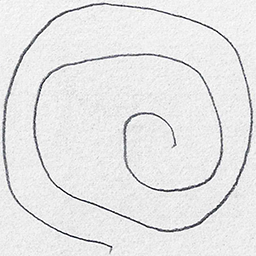
#> input picture Healthy/Healthy1021.png, 256 x 256 px, given as the content of the folder Entrenamiento, which was not available
$ jupyter execute TP2_Parte1.ipynb
#> lines starting #> are read from the running program, lines starting #| are printed output that depends on the picture; pictures that were not available may be replaced by others from this repository, and a replacement may not be noted
[cell 1]
from PIL import Image
from pathlib import Path
import numpy as np
import os
import matplotlib.pyplot as plt
import seaborn as sns
import time

[cell 2]
def vectorizar_imagen(ruta, size):
    img = Image.open(ruta)
    img = img.convert("RGB").resize((size, size)) # convierte la imagen a RGB y redimensiona la imagen
    img = np.array(img) # convierte a array

    r = img[:, :, 0] # matriz r
    g = img[:, :, 1] # matriz g
    b = img[:, :, 2] # matriz b
    gray = 0.299*r + 0.587*g + 0.114*b # forma estándar NTSC para pasar RGB a escala de grises

    vector = gray.flatten() # aplanamos a un vector

    return vector

[cell 3]
def inicializar_variables(carpeta_imagenes, size):
    X = [] # guardamos los vectores columna de las imagenes
    y = [] # guardamos las etiquetas reales: 0 si es Healthy y 1 si es Parkinson

    for archivo in os.listdir(carpeta_imagenes):
        if archivo.lower().endswith(('.png', '.jpg', '.jpeg')):
            # si tiene parkison, el diagnóstico es positivo (1), sino es negativo (0)
            if archivo.startswith("Healthy"):
                y.append(0)
            elif archivo.startswith("Parkinson"):
                y.append(1)

            # vectorizamos la img en escala de grises
            ruta = os.path.join(carpeta_imagenes, archivo)
            vector_img = vectorizar_imagen(ruta, size)
            X.append(vector_img)

    X = np.array(X) # ahora es una matriz
    y = np.array(y) # ahora es un vector

    return X, y

[cell 4]
X_train, y_train = inicializar_variables("Entrenamiento", size=128)
#> in vectorizar_imagen, img is the input picture: PIL image 256x256 RGB; mean R, G, B 229.7, 229.7, 230.1
#> in vectorizar_imagen, `img = img.convert("RGB").resize((size, size))`:
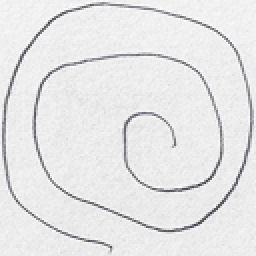
#> img: PIL image 128x128 RGB (shown 2 times larger); mean R, G, B 229.7, 229.7, 230.1
#> in vectorizar_imagen, `vector = gray.flatten()`: vector = 16384 values, max 254 at index 575, min 60.85 at index 11875, mean 229.8
#> in inicializar_variables, `vector_img = vectorizar_imagen(ruta, size)`: vector_img has the same summary as vector in vectorizar_imagen
#> y_train = [0]
X_test, y_test = inicializar_variables("Testing", size=128)
#> y_test = [0]
print("Primeros valores de X_train[0]:", X_train[0][:10])
#| Primeros valores de X_train[0]: [243. 243. 247. 239. 238. 241. 241. 242. 241. 239.]
print("Primeras etiquetas y_train:", y_train[:10])
#| Primeras etiquetas y_train: [0]
print("Primeros valores de X_test[0]:", X_test[0][:10])
#| Primeros valores de X_test[0]: [243. 243. 247. 239. 238. 241. 241. 242. 241. 239.]
print("Primeras etiquetas y_test:", y_test[:10])
#| Primeras etiquetas y_test: [0]

[cell 5]
def prediccion(X, y, w, b):
    z = X @ w + b
    t0 = np.tanh(z)
    pred = (t0 + 1) / 2
    return pred

[cell 6]
def derivadas_parciales(X, y, w, b):
    z = X @ w + b
    t0 = np.tanh(z)
    pred = (t0 + 1) / 2
    error = pred - y
    grad = (1 - t0**2) * error

    grad_w = X.T @ grad / len(X)
    grad_b = np.sum(grad) / len(X)

    return grad_w, grad_b

[cell 7]
def actualizacion(X, y, w, b, alpha):
    derivada_w, derivada_b = derivadas_parciales(X, y, w, b)
    w_nuevo = w - alpha * derivada_w
    b_nuevo = b - alpha * derivada_b

    return w_nuevo, b_nuevo

[cell 8]
def error_accuracy(X, y, w, b):
    pred = prediccion(X, y, w, b)

    error = np.mean((pred - y)**2) # calculamos el ECM
    accuracy = np.mean((pred > 0.5) == (y > 0.5)) # calculamos el accuracy

    return error, accuracy

[cell 9]
def entrenar_descenso_gradiente(X_train, y_train, X_test, y_test, size=128, alpha=0.01, repeticiones=1000, epsilon=1e-6):
    w = np.random.randn(X_train.shape[1]) * 0.001 # inicializamos un valor de w random
    b = 0.0 # el b inicial lo dejamos como 0

    print(f"Iniciando entrenamiento con:")
    print(f"  - Tamaño de imagen: {size}")
    print(f"  - Alpha: {alpha}")
    print(f"  - Repeticiones: {repeticiones}\n")

    resultados_errores_train = []
    resultados_accuracy_train = []
    resultados_errores_test = []
    resultados_accuracy_test = []

    error_train_anterior = float('inf')

    for i in range(repeticiones):
        error_accuracy_train = error_accuracy(X_train, y_train, w, b)
        error_train_actual = error_accuracy_train[0]
        resultados_errores_train.append(error_train_actual)
        accuracy_train_actual = error_accuracy_train[1]
        resultados_accuracy_train.append(accuracy_train_actual)

        error_accuracy_test = error_accuracy(X_test, y_test, w, b)
        error_test_actual = error_accuracy_test[0]
        resultados_errores_test.append(error_test_actual)
        accuracy_test_actual = error_accuracy_test[1]
        resultados_accuracy_test.append(accuracy_test_actual)

        w, b = actualizacion(X_train, y_train, w, b, alpha) # actualizamos w y b

        if i % 100 == 0 or i == repeticiones - 1:
            print(f"Iteración {i}, Error Train: {error_train_actual:.4f}, Accuracy Train: {accuracy_train_actual:.4f} | Error Test: {error_test_actual:.4f}, Accuracy Test: {accuracy_test_actual:.4f}")

        if abs(error_train_actual - error_train_anterior) < epsilon:
            print(f"Convergencia alcanzada en la iteración {i}") # convergencia -> cortamos
            break

        error_train_anterior = error_train_actual

    return w, b, resultados_errores_train, resultados_accuracy_train, resultados_errores_test, resultados_accuracy_test

[cell 10]
size = 128
alpha = 0.01
repeticiones = 1000

w_final, b_final, errores_train, accuracy_train, errores_test, accuracy_test = entrenar_descenso_gradiente(
    X_train, y_train, X_test, y_test, size, alpha, repeticiones)
#> the loop in entrenar_descenso_gradiente, `for i in range(repeticiones):` made 2 passes
#> (error_train_actual, accuracy_train_actual, error_test_actual) on pass 1: (0, 1, 0)
#> (printed output is left out)
#> after the loop in entrenar_descenso_gradiente, `for i in range(repeticiones):`: resultados_accuracy_test = [1, 1]; resultados_errores_test = [0, 0]
#> w_final = 16384 values, max 0.0038 at index 3118, min -0.00374 at index 3752, mean -5.75e-06; b_final = 0; errores_train = [0, 0]; accuracy_train = [1, 1]; errores_test = [0, 0]; accuracy_test = [1, 1]

[cell 11]
def visualizar_entrenamiento(errores_train, accuracy_train, errores_test, accuracy_test):
    plt.figure(figsize=(10, 4))

    # Gráfico del error
    plt.subplot(1, 2, 1)
    plt.plot(range(len(errores_train)), errores_train, label='Error Train', color='red')
    if errores_test:
        plt.plot(range(len(errores_test)), errores_test, label='Error Test', color='orange')
    plt.title('Evolución del Error')
    plt.xlabel('Iteración')
    plt.ylabel('Error cuadrático medio')
    plt.grid(True)
    plt.legend()

    # Gráfico del accuracy
    plt.subplot(1, 2, 2)
    plt.plot(range(len(accuracy_train)), accuracy_train, label='Accuracy Train', color='green')
    if accuracy_test:
        plt.plot(range(len(accuracy_test)), accuracy_test, label='Accuracy Test', color='blue')
    plt.title('Evolución del Accuracy')
    plt.xlabel('Iteración')
    plt.ylabel('Accuracy')
    plt.grid(True)
    plt.legend()

    plt.tight_layout()
    plt.show()

[cell 12]
visualizar_entrenamiento(errores_train, accuracy_train, errores_test, accuracy_test)
#> in visualizar_entrenamiento, `plt.show()`:
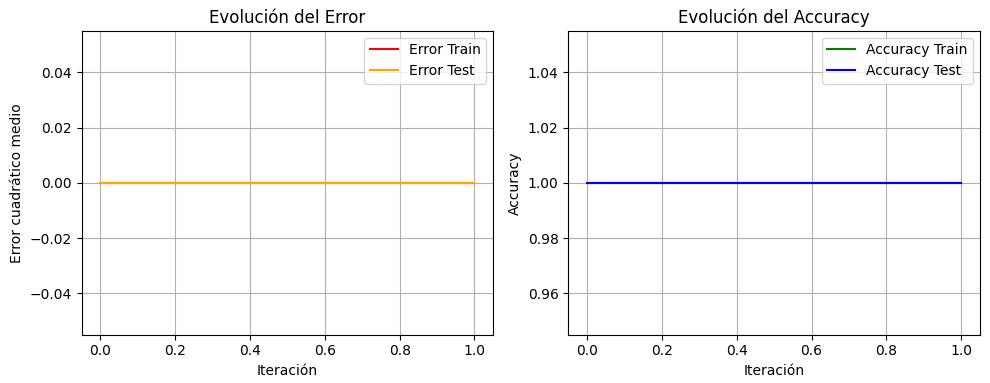
#> figure drawn by matplotlib, 2 panels

[cell 13]
X_train_norm = X_train / 255.0
X_test_norm = X_test / 255.0

[cell 14]
size = 128
alpha = 0.01
repeticiones = 1000

w_final, b_final, errores_train_norm, accuracy_train_norm, errores_test_norm, accuracy_test_norm = entrenar_descenso_gradiente(
    X_train_norm, y_train, X_test_norm, y_test, size, alpha, repeticiones)
#> the loop in entrenar_descenso_gradiente (call 2), `for i in range(repeticiones):` made 3 passes
#> (error_train_actual, error_accuracy_test, error_test_actual) on passes 1 to 2: (0.232, (0.232, 1), 0.232), (0, (0, 1), 0)
#> (printed output is left out)
#> w_final = 16384 values, max 0.00096 at index 14147, min -0.00893 at index 2724, mean -0.00433; b_final = -0.00481; errores_train_norm = [0.232, 0, 0]; accuracy_train_norm = [1, 1, 1]; errores_test_norm = [0.232, 0, 0]; accuracy_test_norm = [1, 1, 1]

[cell 15]
visualizar_entrenamiento(errores_train_norm, accuracy_train_norm, errores_test_norm, accuracy_test_norm)
#> in visualizar_entrenamiento (call 2), `plt.show()`:
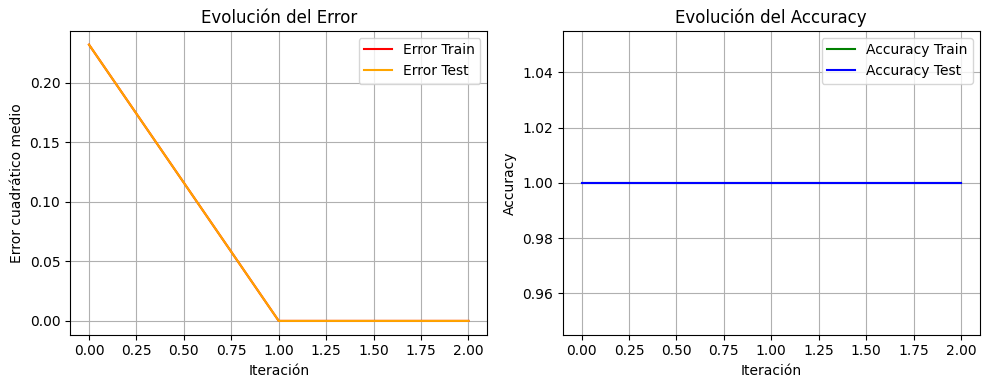
#> figure drawn by matplotlib, 2 panels

[cell 16]
alphas = [0.1, 0.01, 0.001, 0.0001, 0.00001]

size = 128
repeticiones = 1000

for alpha in alphas:
    w_final, b_final, errores_train_norm, accuracy_train_norm, errores_test_norm, accuracy_test_norm = entrenar_descenso_gradiente(
        X_train_norm, y_train, X_test_norm, y_test, size, alpha, repeticiones)
    visualizar_entrenamiento(errores_train_norm, accuracy_train_norm, errores_test_norm, accuracy_test_norm)
#> this loop made 5 passes
#> (printed output is left out)

[cell 17]
sizes = [32, 64, 128, 256]

alpha = 0.0001
repeticiones = 1000

for size in sizes:
    start_time = time.time()

    w_final, b_final, errores_train_norm, accuracy_train_norm, errores_test_norm, accuracy_test_norm = entrenar_descenso_gradiente(
        X_train_norm, y_train, X_test_norm, y_test, size, alpha, repeticiones)

    elapsed_time = time.time() - start_time
    print(f"Tiempo de entrenamiento: {elapsed_time:.2f} segundos")

    visualizar_entrenamiento(errores_train_norm, accuracy_train_norm, errores_test_norm, accuracy_test_norm)
#> this loop made 4 passes
#| Iteración 0, Error Train: 0.3302, Accuracy Train: 0.0000 | Error Test: 0.3302, Accuracy Test: 0.0000
#| Iteración 100, Error Train: 0.0005, Accuracy Train: 1.0000 | Error Test: 0.0005, Accuracy Test: 1.0000
#| Iteración 200, Error Train: 0.0002, Accuracy Train: 1.0000 | Error Test: 0.0002, Accuracy Test: 1.0000
#| Iteración 0, Error Train: 0.3786, Accuracy Train: 0.0000 | Error Test: 0.3786, Accuracy Test: 0.0000
#| Iteración 100, Error Train: 0.0005, Accuracy Train: 1.0000 | Error Test: 0.0005, Accuracy Test: 1.0000
#| Iteración 200, Error Train: 0.0002, Accuracy Train: 1.0000 | Error Test: 0.0002, Accuracy Test: 1.0000
#> (further printed lines are left out)
#> pass 1, in visualizar_entrenamiento (call 8), `plt.show()`:
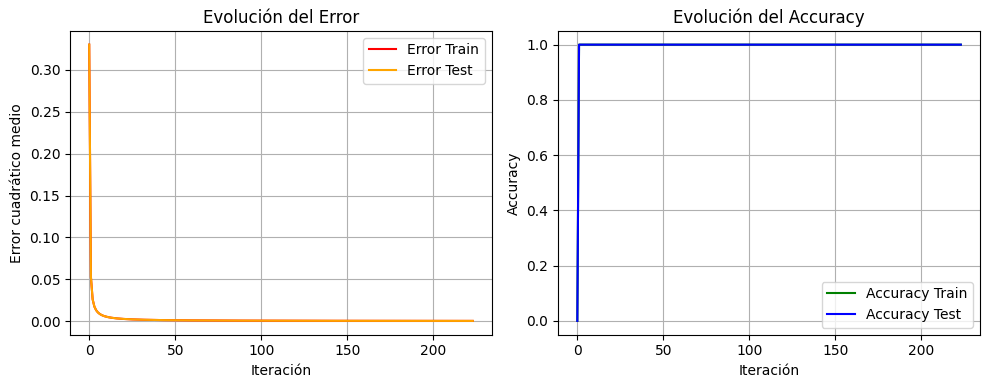
#> figure drawn by matplotlib, 2 panels; panel 1: curve peaks at x = 0, y = 0.33; panel 1: curve peaks at x = 0, y = 0.33; panel 2: curve peaks at x = 1, y = 1; panel 2: curve peaks at x = 1, y = 1
#> pass 2, in visualizar_entrenamiento (call 9), `plt.show()`:
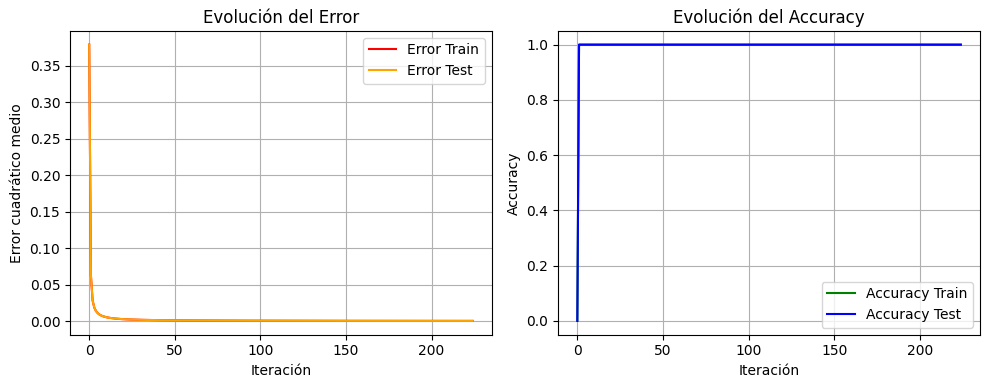
#> figure drawn by matplotlib, 2 panels; panel 1: curve peaks at x = 0, y = 0.379; panel 1: curve peaks at x = 0, y = 0.379; panel 2: curve peaks at x = 1, y = 1; panel 2: curve peaks at x = 1, y = 1

[cell 18]
# Función de matriz de confusión (usando vectores X e y)
def matriz_confusion(X, y, w, b, umbral=0.5):
    vp = 0
    fp = 0
    vn = 0
    fn = 0

    z = X @ w + b
    pred = (np.tanh(z) + 1) / 2
    clases_predichas = (pred > umbral).astype(int).flatten()

    for real, pred in zip(y, clases_predichas):
        if real == 1 and pred == 1:
            vp += 1
        elif real == 0 and pred == 1:
            fp += 1
        elif real == 0 and pred == 0:
            vn += 1
        elif real == 1 and pred == 0:
            fn += 1

    # Retornamos en orden para que coincida con la matriz visual
    return vn, fp, fn, vp

[cell 19]
def graficar_matrices_confusion(matriz_train, matriz_test):
    etiquetas = ["Pred Healthy", "Pred Parkinson"]
    filas = ["True Healthy", "True Parkinson"]

    fig, axes = plt.subplots(1, 2, figsize=(8, 4))

    sns.heatmap(matriz_train, annot=True, fmt="d", cmap="Greens", cbar=False,
                xticklabels=etiquetas, yticklabels=filas, ax=axes[0])
    axes[0].set_title("Train")
    axes[0].set_xlabel("")
    axes[0].set_ylabel("")

    sns.heatmap(matriz_test, annot=True, fmt="d", cmap="Greens", cbar=False,
                xticklabels=etiquetas, yticklabels=filas, ax=axes[1])
    axes[1].set_title("Test")
    axes[1].set_xlabel("")
    axes[1].set_ylabel("")

    plt.tight_layout()
    plt.show()

[cell 20]
size = 64
alpha = 0.0001
repeticiones = 1000

w_final, b_final, errores_train_norm, accuracy_train_norm, errores_test_norm, accuracy_test_norm = entrenar_descenso_gradiente(
    X_train_norm, y_train, X_test_norm, y_test, size, alpha, repeticiones)

vn, fp, fn, vp = matriz_confusion(X_train, y_train, w_final, b_final)
#> the loop in matriz_confusion, `for real, pred in zip(y, clases_predichas):` made 1 pass
matriz_train = np.array([[vn, fp], [fn, vp]])

vn, fp, fn, vp = matriz_confusion(X_test, y_test, w_final, b_final)
#> the loop in matriz_confusion (call 2), `for real, pred in zip(y, clases_predichas):` made 1 pass
matriz_test = np.array([[vn, fp], [fn, vp]])

graficar_matrices_confusion(matriz_train, matriz_test)
#> in graficar_matrices_confusion, `plt.show()`:
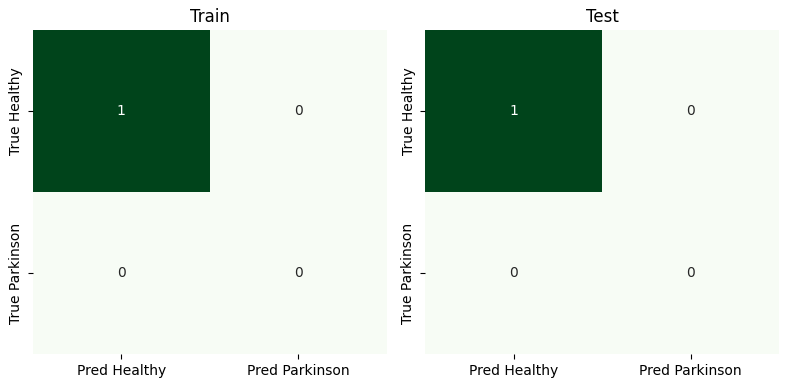
#> figure drawn by matplotlib, 2 panels

$ run again, on Healthy/Healthy1063.png
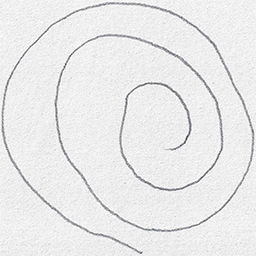
#> input picture Healthy/Healthy1063.png, 256 x 256 px, given as the content of the folder Entrenamiento, which was not available
#> in vectorizar_imagen, img is the input picture: PIL image 256x256 RGB; mean R, G, B 233.6, 233.6, 233.9
#> in vectorizar_imagen, `img = img.convert("RGB").resize((size, size))`:
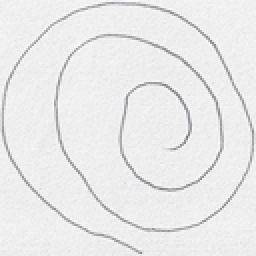
#> img: PIL image 128x128 RGB (shown 2 times larger); mean R, G, B 233.6, 233.6, 233.9
#> vector = 16384 values, max 250.1 at index 10276, min 117.7 at index 8797, mean 233.6
#> vector_img has the same summary as vector in vectorizar_imagen
#> y_train = [0]
#| Primeros valores de X_train[0]: [241. 242. 238. 239. 235. 240. 239. 242. 239. 240.]
#| Primeras etiquetas y_train: [0]
#| Primeros valores de X_test[0]: [241. 242. 238. 239. 235. 240. 239. 242. 239. 240.]
#| Primeras etiquetas y_test: [0]
#> the loop in entrenar_descenso_gradiente, `for i in range(repeticiones):` made 2 passes
#> (error_train_actual, accuracy_train_actual, error_test_actual) on pass 1: (0, 1, 0)
#> (printed output is left out)
#> after the loop in entrenar_descenso_gradiente, `for i in range(repeticiones):`: resultados_accuracy_test = [1, 1]; resultados_errores_test = [0, 0]
#> `w_final, b_final, errores_train, accuracy_train, errores_test, accurac..`: w_final = 16384 values, max 0.0038 at index 3118, min -0.00374 at index 3752, mean -5.75e-06; b_final = 0; errores_train = [0, 0]; accuracy_train = [1, 1]; errores_test = [0, 0]; accuracy_test = [1, 1]
#> the loop in entrenar_descenso_gradiente (call 2), `for i in range(repeticiones):` made 3 passes
#> (error_train_actual, error_accuracy_test, error_test_actual) on passes 1 to 2: (0.236, (0.236, 1), 0.236), (0, (0, 1), 0)
#> (printed output is left out)
#> `w_final, b_final, errores_train_norm, accuracy_train_norm, errores_tes..`: w_final = 16384 values, max 0.00026 at index 11275, min -0.00931 at index 12276, mean -0.00445; b_final = -0.00486; errores_train_norm = [0.236, 0, 0]; accuracy_train_norm = [1, 1, 1]; errores_test_norm = [0.236, 0, 0]; accuracy_test_norm = [1, 1, 1]
#> the loop `for alpha in alphas:` made 5 passes
#> (printed output is left out)
#> the loop `for size in sizes:` made 4 passes
#| Iteración 0, Error Train: 0.3267, Accuracy Train: 0.0000 | Error Test: 0.3267, Accuracy Test: 0.0000
#| Iteración 100, Error Train: 0.0005, Accuracy Train: 1.0000 | Error Test: 0.0005, Accuracy Test: 1.0000
#| Iteración 200, Error Train: 0.0002, Accuracy Train: 1.0000 | Error Test: 0.0002, Accuracy Test: 1.0000
#| Iteración 0, Error Train: 0.3788, Accuracy Train: 0.0000 | Error Test: 0.3788, Accuracy Test: 0.0000
#| Iteración 100, Error Train: 0.0005, Accuracy Train: 1.0000 | Error Test: 0.0005, Accuracy Test: 1.0000
#| Iteración 200, Error Train: 0.0002, Accuracy Train: 1.0000 | Error Test: 0.0002, Accuracy Test: 1.0000
#> (further printed lines are left out)
#> pass 2, in visualizar_entrenamiento (call 9), `plt.show()`:
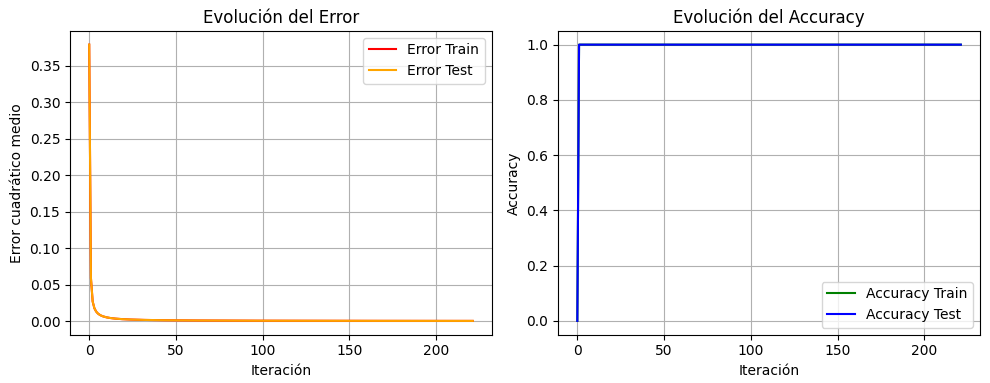
#> figure drawn by matplotlib, 2 panels; panel 1: curve peaks at x = 0, y = 0.379; panel 1: curve peaks at x = 0, y = 0.379; panel 2: curve peaks at x = 1, y = 1; panel 2: curve peaks at x = 1, y = 1
#> the loop in matriz_confusion, `for real, pred in zip(y, clases_predichas):` made 1 pass
#> the loop in matriz_confusion (call 2), `for real, pred in zip(y, clases_predichas):` made 1 pass
